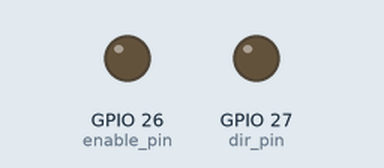
A program run on a simulated Raspberry Pi (BCM pin numbers). Parts: output pins drawn as LEDs (lit = HIGH). Files the program writes start out absent; what the program prints to the terminal is not drawn. At 5.0 s the program stops and its outputs stay as they are.

Above: at 0.1 s.
At 5.1 s:
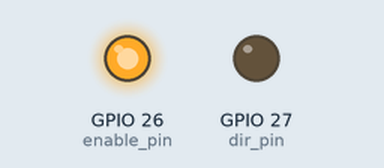
Timing chart, 0 to 6.5 s (numbered marks = the images above):
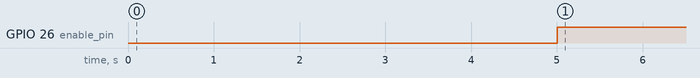

The program:

stepper_hardware.py
```python
from pathlib import Path
import traceback
import lgpio
import time

class PWM:
	def __init__(self, channel):
		self.channel = channel
		contruct_path = None
		if self.channel is None:
			raise ValueError
		construct_path = f'/sys/class/pwm/pwmchip{self.channel}/pwm{self.channel}'
		self.path = str(Path(construct_path))

	def _write(self, path:Path, value:int):
		try:
			path.write_text((str(value)))
		except Exception as e:
			traceback.print_exc()

	def set_period(self, value_ns:int):
		path = Path(self.path + '/period')
		self._write(path, value_ns)

	def set_duty_cycle(self, value_ns:int):
		path = Path(self.path + '/duty_cycle')
		self._write(path, value_ns)

	def enable(self):
		path = Path(self.path + '/enable')
		self._write(path, 1)

	def disable(self):
		path = Path(self.path + '/enable')
		self._write(path, 0)

if __name__ == '__main__':
	pwm = PWM(0)
	print(pwm.path)
	pwm.disable()
	pwm.set_duty_cycle(0)
	pwm.set_period(100000)
	pwm.set_duty_cycle(50000)
	dir_pin = 27
	enable_pin = 26

	h=lgpio.gpiochip_open(0)
	lgpio.gpio_claim_output(h, dir_pin)
	lgpio.gpio_claim_output(h, enable_pin)
	lgpio.gpio_write(h, dir_pin, 0)
	lgpio.gpio_write(h, enable_pin, 0)

	pwm.enable()
	time.sleep(5)
	pwm.disable()
	lgpio.gpio_write(h, enable_pin, 1)
	lgpio.gpio_free(h, dir_pin)
	lgpio.gpio_free(h, enable_pin)
	lgpio.gpiochip_close(h)
```

Measured:
- by itself, GPIO 26 (enable_pin): LOW → HIGH at 5.0 s
